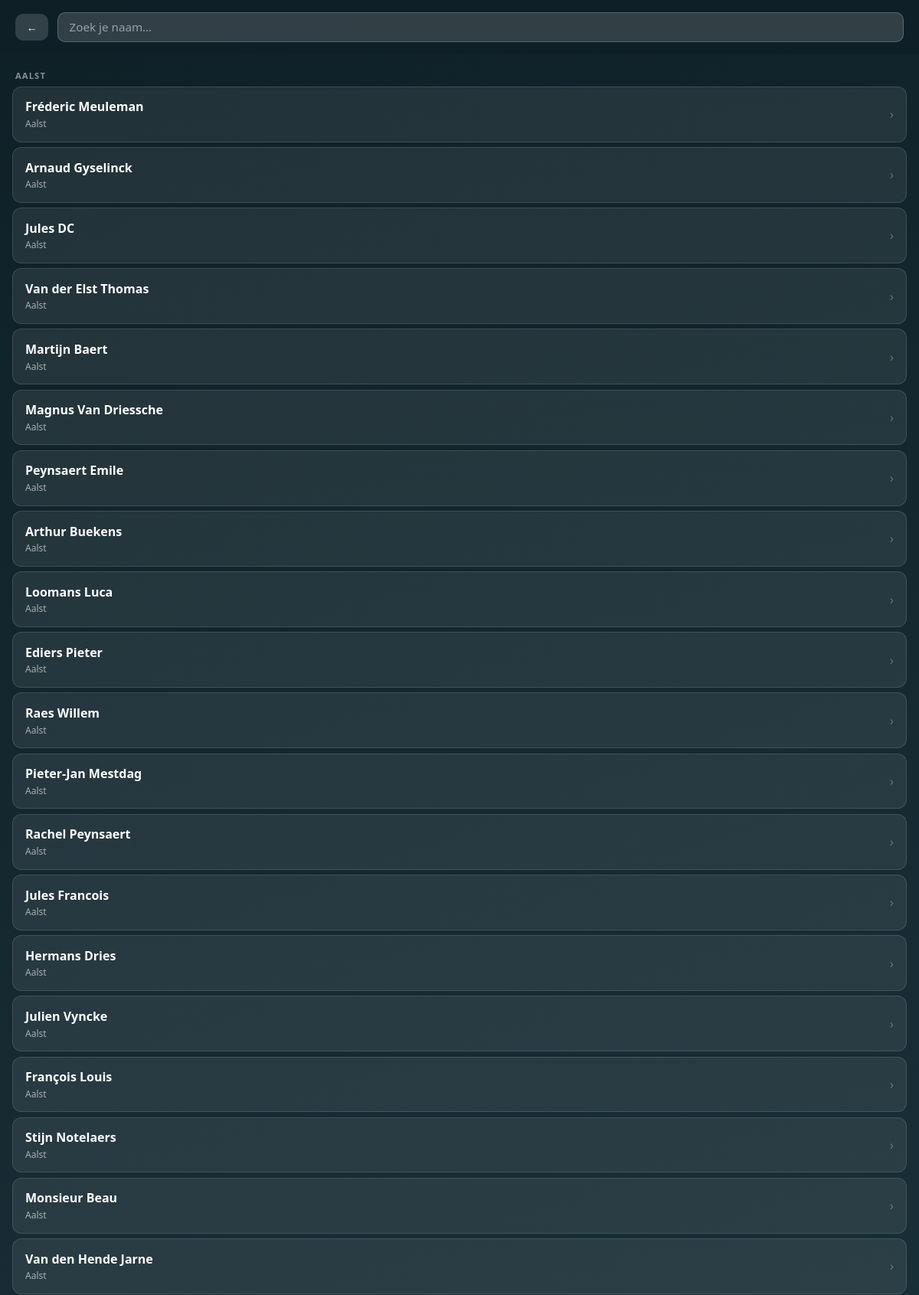
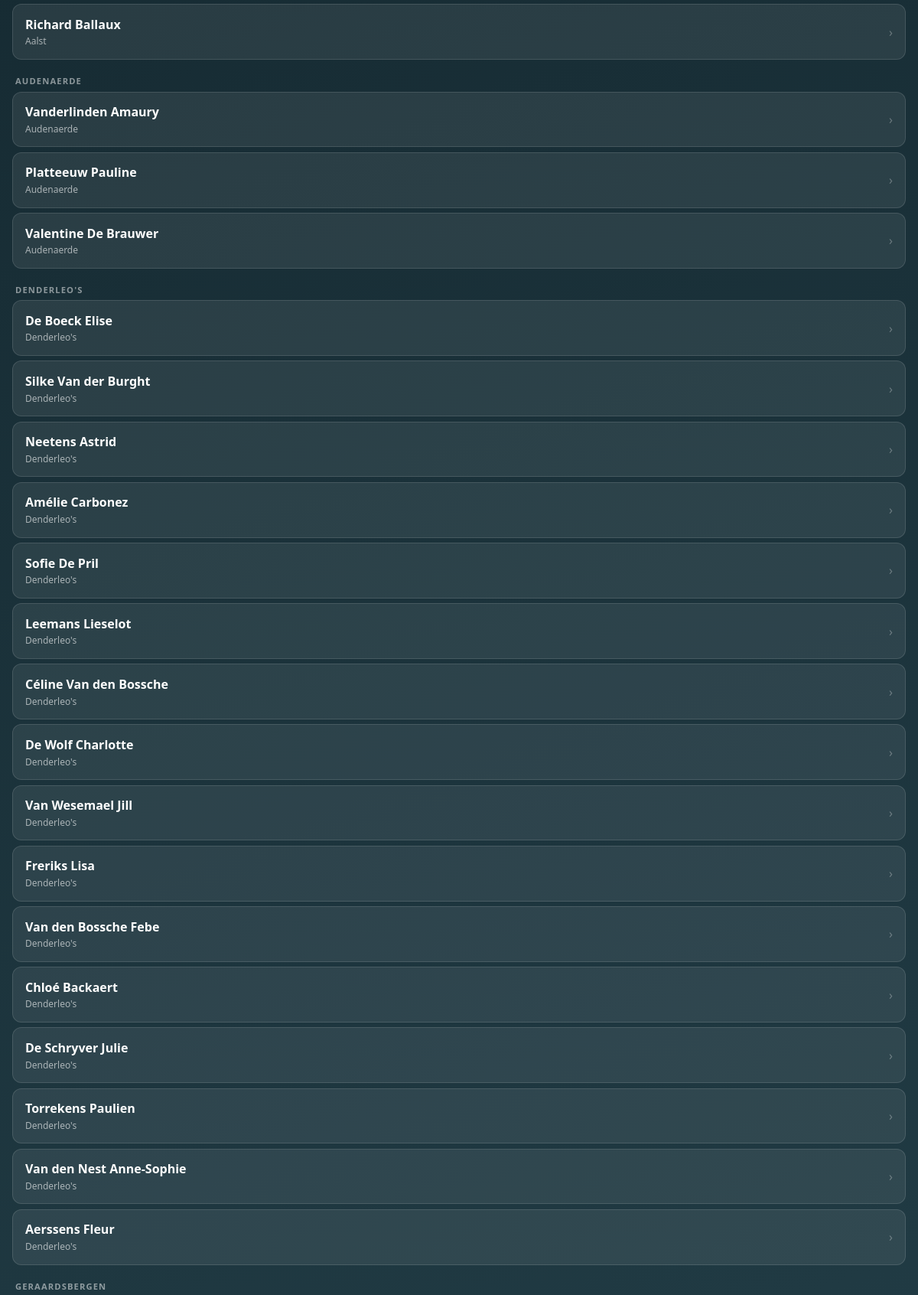
The page /join (upper part) on the database its author committed (2 pictures, top to bottom).
### app.py (models this page shows)
class Participant(db.Model):
    id = db.Column(db.Integer, primary_key=True)
    first_name = db.Column(db.String(50), nullable=False)
    last_name = db.Column(db.String(50), nullable=False)
    club = db.Column(db.String(100), nullable=False)
    team_id = db.Column(db.Integer, db.ForeignKey("team.id"), nullable=True)
    checked_in = db.Column(db.Boolean, default=False)
    session_token = db.Column(db.String(64), nullable=True, unique=True)
    @property
    def full_name(self):
        return f"{self.first_name} {self.last_name}".strip()

### app.py (the view, shortened to what this page needs)
@app.route("/join", methods=["GET", "POST"])
def participant_join():
    participants = Participant.query.order_by(Participant.club, Participant.last_name).all()
    teams = {t.id: t for t in Team.query.all()}
    by_club = {}
    for p in participants:
        by_club.setdefault(p.club, []).append(p)
    return render_template("participant/join.html",
                           by_club=by_club, teams=teams, has_teams=bool(teams))

### templates/participant/join.html (shortened to what this page needs)
<!DOCTYPE html>
<html lang="nl">
<head>
  <link rel="stylesheet" href="https://cdn.jsdelivr.net/npm/bootstrap@5.3.3/dist/css/bootstrap.min.css">
</head>
<body>
<div class="top-bar">
  <a href="{{ url_for('participant_index') }}" class="back-btn">←</a>
  <div class="search-wrap">
    <input type="text" class="search-input" id="searchInput" placeholder="Zoek je naam…" autocomplete="off" autofocus>
  </div>
</div>
<div id="participantList" class="club-section">
  {% for club, members in by_club.items() %}
  <div class="club-header club-label">{{ club }}</div>
  {% for person in members %}
  <div class="person-card {% if person.checked_in %}checked-in{% endif %}"
       data-id="{{ person.id }}"
       data-name="{{ person.full_name }}"
       data-club="{{ person.club }}"
       data-search="{{ (person.full_name ~ ' ' ~ person.club)|lower }}"
       onclick="{% if not person.checked_in %}selectPerson(this){% endif %}">
    <div>
      <div class="person-name">{{ person.full_name }}</div>
      <div class="person-club">{{ person.club }}</div>
    </div>
    {% if person.checked_in %}
    <span class="checkin-badge">✓ al ingelogd</span>
    {% else %}
    <span style="margin-left:auto; color:rgba(255,255,255,.3);">›</span>
    {% endif %}
  </div>
  {% endfor %}
  {% endfor %}
</div>
</body>
</html>

### templates/participant/join.html (style rules this page uses)
* { box-sizing: border-box; }
body { background: linear-gradient(160deg, #0f2027 0%, #203a43 50%, #2c5364 100%); min-height: 100vh; font-family: 'Segoe UI', system-ui, sans-serif; color: #fff; padding-bottom: 6rem; }
.top-bar { display: flex; align-items: center; padding: 1rem 1.25rem; gap: .75rem; position: sticky; top: 0; z-index: 100; background: rgba(15,32,39,.9); backdrop-filter: blur(8px); }
.back-btn { background: rgba(255,255,255,.15); border: none; border-radius: 10px; color: #fff; padding: .4rem .9rem; font-size: .9rem; text-decoration: none; flex-shrink: 0; }
.search-wrap { flex: 1; }
.search-input { width: 100%; background: rgba(255,255,255,.15); border: 1px solid rgba(255,255,255,.2); border-radius: 10px; color: #fff; padding: .45rem .9rem; font-size: .95rem; outline: none; }
.search-input::placeholder { color: rgba(255,255,255,.5); }
.club-section { margin: 0 1rem 1rem; }
.club-header { font-size: .7rem; font-weight: 700; letter-spacing: .1em; text-transform: uppercase; color: rgba(255,255,255,.5); padding: .5rem .25rem .3rem; margin-top: .75rem; }
.person-card { background: rgba(255,255,255,.08); border: 1px solid rgba(255,255,255,.12); border-radius: 12px; padding: .85rem 1rem; margin-bottom: .4rem; display: flex; align-items: center; cursor: pointer; transition: background .15s, border-color .15s; }
.person-name { font-weight: 600; font-size: 1rem; }
.person-club { font-size: .75rem; color: rgba(255,255,255,.6); margin-top: .1rem; }

### rows shown on the page
Participant: club "AALST", full_name "Fréderic Meuleman", club "Aalst"
Participant: full_name "Arnaud Gyselinck", club "Aalst"
Participant: full_name "Jules DC", club "Aalst"
Participant: full_name "Van der Elst Thomas", club "Aalst"
Participant: full_name "Martijn Baert", club "Aalst"
Participant: full_name "Magnus Van Driessche", club "Aalst"
Participant: full_name "Peynsaert Emile", club "Aalst"
Participant: full_name "Arthur Buekens", club "Aalst"
Participant: full_name "Loomans Luca", club "Aalst"
Participant: full_name "Ediers Pieter", club "Aalst"
Participant: full_name "Raes Willem", club "Aalst"
Participant: full_name "Pieter-Jan Mestdag", club "Aalst"
Participant: full_name "Rachel Peynsaert", club "Aalst"
Participant: full_name "Jules Francois", club "Aalst"
Participant: full_name "Hermans Dries", club "Aalst"
Participant: full_name "Julien Vyncke", club "Aalst"
Participant: full_name "François Louis", club "Aalst"
Participant: full_name "Stijn Notelaers", club "Aalst"
Participant: full_name "Monsieur Beau", club "Aalst"
Participant: full_name "Van den Hende Jarne", club "Aalst"
Participant: full_name "Richard Ballaux", club "Aalst"
Participant: club "AUDENAERDE", full_name "Vanderlinden Amaury", club "Audenaerde"
Participant: full_name "Platteeuw Pauline", club "Audenaerde"
Participant: full_name "Valentine De Brauwer", club "Audenaerde"
Participant: club "DENDERLEO'S", full_name "De Boeck Elise", club "Denderleo's"
Participant: full_name "Silke Van der Burght", club "Denderleo's"
Participant: full_name "Neetens Astrid", club "Denderleo's"
Participant: full_name "Amélie Carbonez", club "Denderleo's"
Participant: full_name "Sofie De Pril", club "Denderleo's"
Participant: full_name "Leemans Lieselot", club "Denderleo's"
Participant: full_name "Céline Van den Bossche", club "Denderleo's"
Participant: full_name "De Wolf Charlotte", club "Denderleo's"
Participant: full_name "Van Wesemael Jill", club "Denderleo's"
Participant: full_name "Freriks Lisa", club "Denderleo's"
Participant: full_name "Van den Bossche Febe", club "Denderleo's"
Participant: full_name "Chloé Backaert", club "Denderleo's"
Participant: full_name "De Schryver Julie", club "Denderleo's"
Participant: full_name "Torrekens Paulien", club "Denderleo's"
Participant: full_name "Van den Nest Anne-Sophie", club "Denderleo's"
Participant: full_name "Aerssens Fleur", club "Denderleo's"
Participant: club "GERAARDSBERGEN"
